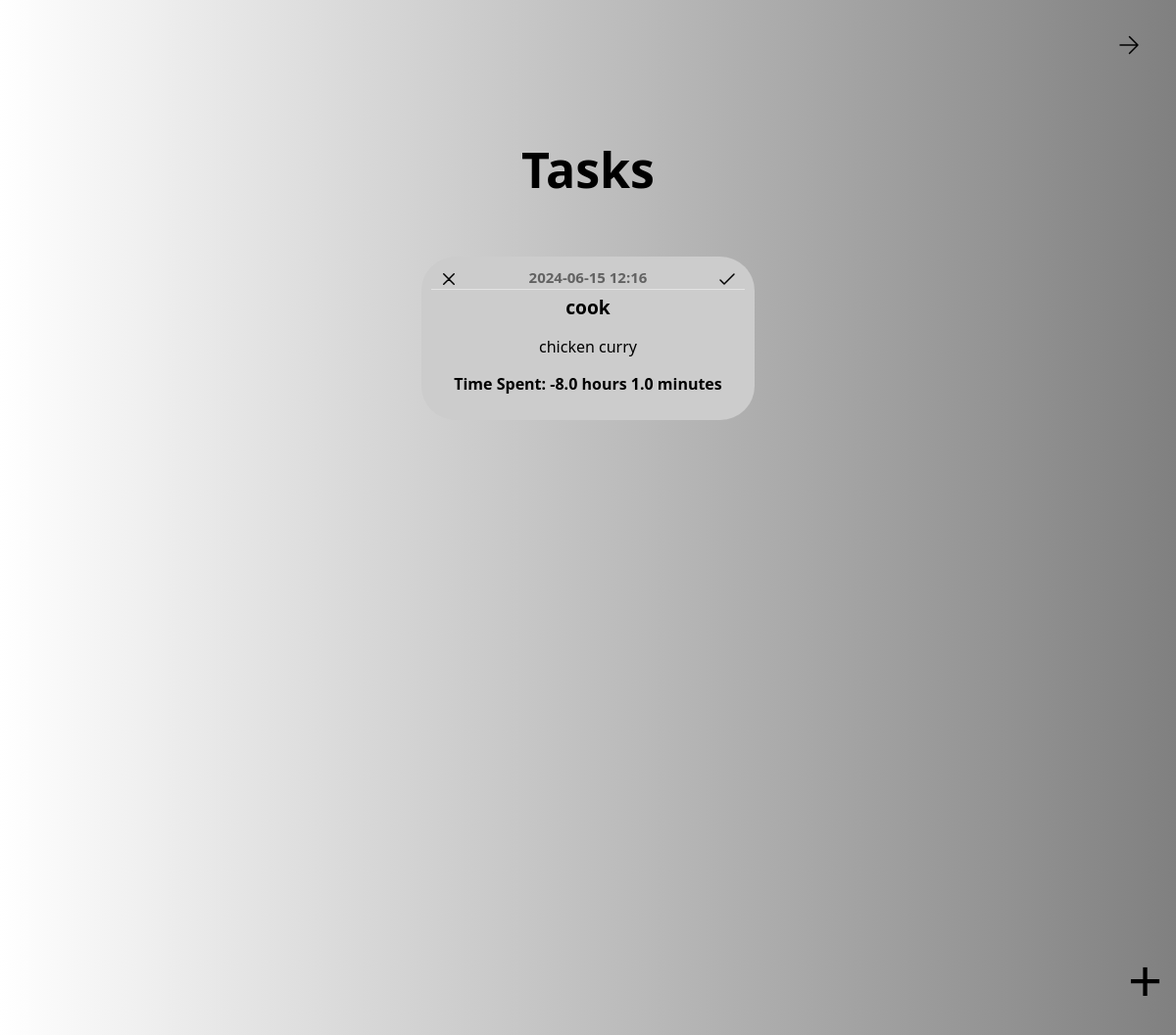
The app's page /task, older data.
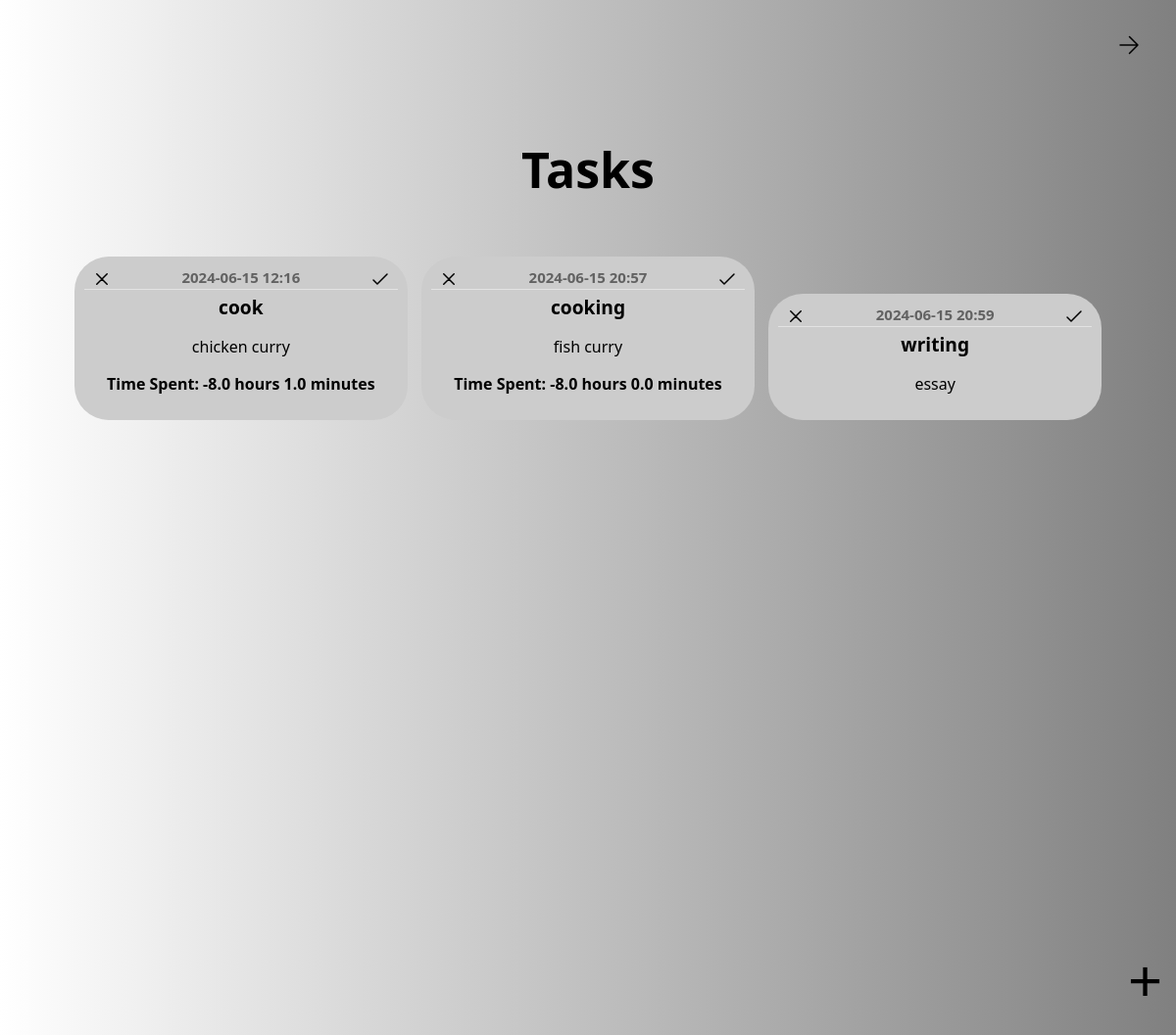
The same page, newer data.
### test.py (models this page shows)
class Task(db.Model):
    id = db.Column(db.Integer, primary_key=True)
    task_name = db.Column(db.String(150), nullable=False)
    task_description = db.Column(db.Text, nullable=False)
    task_date = db.Column(db.DateTime, nullable=False, default=datetime.utcnow)
    completion_time = db.Column(db.DateTime, nullable=True)

### test.py (the view)
@app.route('/task')
def task():
    tasks = Task.query.all()
    return render_template('task.html', tasks=tasks)

### templates/task.html (shortened to what this page needs)
<!DOCTYPE html>
<html lang="en">
<head>
    <link rel="stylesheet" href="{{ url_for('static', filename='css/task.css') }}">
</head>
<body>
    <header>
        <nav>
            <ul>
                <li style="float:right">
                    <a href="{{ url_for('homepage') }}">
                        <svg width="24px" height="24px" viewBox="0 0 24 24" stroke-width="1.5" fill="none" xmlns="http://www.w3.org/2000/svg" color="#000000">
                            <path d="M3 12L21 12M21 12L12.5 3.5M21 12L12.5 20.5" stroke="#000000" stroke-width="1.5" stroke-linecap="round" stroke-linejoin="round"></path>
                        </svg>
                    </a>
                </li>
            </ul>
        </nav>
    </header>
    <h2>Tasks</h2>
    <div class="box">
        {% for task in tasks %}
            <div class="taskbox">
                <span>
                    <article>
                        <div class="taskbody">
                            <div class="taskdetails">
                                <small class="time">{{ task.task_date.strftime('%Y-%m-%d %H:%M') }}</small>
                            </div>
                            <a class="taskname">{{ task.task_name }}</a>
                            <p class="taskdes">{{ task.task_description }}</p>
                            {% if task.completion_time %}
                                <p class="time-spent">Time Spent:
                                    {{ (task.completion_time - task.task_date).total_seconds() // 3600 }} hours
                                    {{ ((task.completion_time - task.task_date).total_seconds() % 3600) // 60 }} minutes
                                </p>
                            {% endif %}
                        </div>
                    </article>
                    <div>
                        <form action="{{ url_for('delete_task', task_id=task.id) }}" method="post" class="delete-form">
                            <button type="submit" class="btn-delete">
                            </button>
                        </form>
                        <form action="{{ url_for('complete_task', task_id=task.id) }}" method="post" class="complete-form">
                            <button type="submit" class="btn-complete">
                                <svg width="24px" height="24px" stroke-width="1.5" viewBox="0 0 24 24" fill="none" xmlns="http://www.w3.org/2000/svg" color="#000000">
                                    <path d="M5 13L9 17L19 7" stroke="#000000" stroke-width="1.5" stroke-linecap="round" stroke-linejoin="round"></path>
                                </svg>
                            </button>
                        </form>
                    </div>
                </span>
            </div>
        {% endfor %}
    </div>
    <a href="{{ url_for('addtask') }}"><button class="add">+</button></a>
</body>
</html>

### static/css/task.css (style rules this page uses)
header { padding: 20px; text-align: center; }
.add { border: none; bottom: 20px; right: 8px; font-size: 60px; background: none; cursor: pointer; position: fixed; }
ul { list-style-type: none; margin: 0; padding: 0; overflow: hidden; }
li { float: left; }
li a { display: block; color: rgb(0, 0, 0); text-align: center; padding: 14px 16px; text-decoration: none; }
body { margin: 0; font-family: 'Segoe UI', Tahoma, Geneva, Verdana, sans-serif; font-weight: bold; background-image: linear-gradient(to right ,white, grey); min-height:100vh; }
h2 { font-size: 50px; text-align: center; }
.box { position: relative; text-align: center; margin-top: 50px; min-height: 100vh; }
.taskbox { position: relative; display: inline-block; width: calc(30% - 20px); border: none; border-radius: 35px; padding: 10px; margin: 5px; background-color: #ccc; box-sizing: border-box; word-wrap: break-word; }
.taskname { font-size: larger; }
.taskdetails { padding-bottom: 1px; margin-bottom: 4px; border-bottom: 1px solid #e3e3e3 }
.taskdes { white-space: pre-line; font-weight: normal; }
.time { color: rgb(98, 98, 98); font-size: 15px; }
.btn-delete { position: absolute; top: 10px; left: 10px; display: flex; }
.btn-complete { position: absolute; top: 10px; right: 10px; display: flex; }
.btn-delete, .btn-complete { background: none; border: none; cursor: pointer; }

Row changes from the older to the newer data that the page shows:
added Task: task_date "2024-06-15 20:57", task_name "cooking", task_description "fish curry", completion_time+task_date "-8.0", completion_time+task_date "0.0"
added Task: task_date "2024-06-15 20:59", task_name "writing", task_description "essay"
